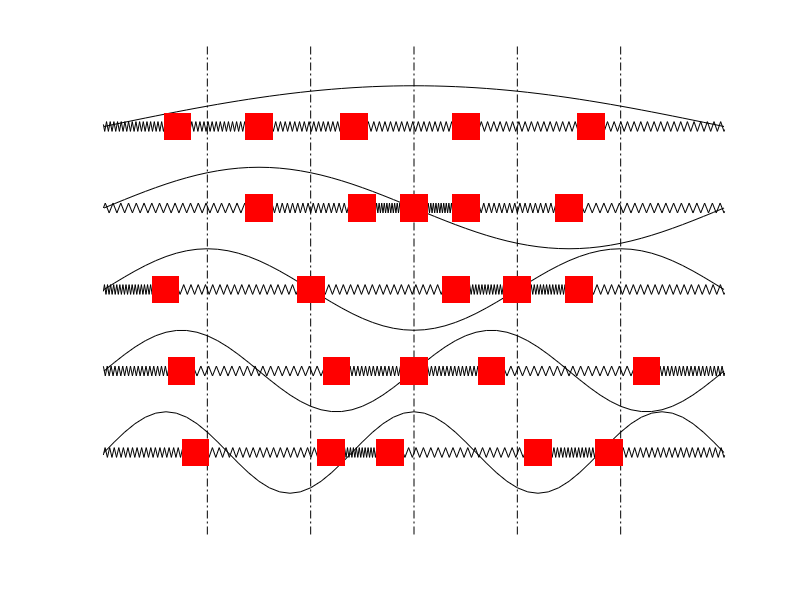

Write MATLAB code to recreate this figure. (Note: a time limit stopped this script after it produced the figure.)
%%%%%%%%%%%%%%%%%%%%%%%%%%%%%%%%%%%%%%%%%%%%%%%%%%%%%%%
%                                                     %
% Program to visualize the normal modes of a          %
% spring-mass system consisting of 5 masses connected %
% with springs, with fixed boundary conditions.       %
%                                                     %
% The program plots and saves a series of jpeg files  %
% showing the positions of the masses in each normal  %
% mode. The files can then be strung together to create
% an animation.                                       %
%                                                     %
% keywords - waves, oscillations, normal modes        %
%                                                     %
% Author:- Bhaskar Kamble                             %
%%%%%%%%%%%%%%%%%%%%%%%%%%%%%%%%%%%%%%%%%%%%%%%%%%%%%%%


clear;
N=5;                      % Number of masses
L_tab=6.0;                % Length of the table
Dn=zeros(N,N);            % The matrix governing the equations of motion
dy=0.06;
nspr=20;                  % Number of kinks in each spring

M=800;                    % Number of image files that will be produced
T=linspace(0.0,40*pi,M);  % Start Time and Stop Time, with M divisions
T=T(1:M-1);
theta1=zeros(1,M-1);      % Position of 1st mass
theta2=zeros(1,M-1);      % Position of 2nd mass
theta3=zeros(1,M-1);      % Position of 3rd mass
theta4=zeros(1,M-1);      % Position of 4th mass
theta5=zeros(1,M-1);      % Position of 5th mass

% Dn is a tri-diagonal matrix with 2 on the diagonals...
% ...and -1 on the upper and lower diagonals:
for ii=1:N
    Dn(ii,ii)=2;
end;
for ii=1:N-1
    Dn(ii+1,ii)=-1;
    Dn(ii,ii+1)=-1;
end;
    
% Diagonalize Dn:    
[Vect,Val]=eig(Dn);
Eval=diag(Val);
% Eigenvectors (Vect) give the relative amplitudes in the normal modes
% Eigenvalues (Eval) give the squares of the frequencies

% Normalize the normal mode frequencies with the lowest frequency:
wp1=1.0;
wp2=sqrt(Eval(2)/Eval(1));
wp3=sqrt(Eval(3)/Eval(1));
wp4=sqrt(Eval(4)/Eval(1));
wp5=sqrt(Eval(5)/Eval(1));

%%%%%%%%%%%%%%%%%%%%%%%%%%%%
%%%%%%%%%MODE ONE%%%%%%%%%%%
%%%%%%%%%%%%%%%%%%%%%%%%%%%%
%%%%%%%%%%%%%%%%%%%%%%%%%%%%


Spr=L_tab/(N+1);%inter-mass separation
Eqb1=-(L_tab*0.5)+Spr;
Eqb2=Eqb1+Spr;
Eqb3=Eqb2+Spr;
Eqb4=Eqb3+Spr;
Eqb5=Eqb4+Spr;

for iter=1:length(T)
    figure(1);
    clf;
    hold on;
    A=Vect(:,1);
    theta1(iter)=A(1)*cos(wp1*T(iter))+Eqb1;
    theta2(iter)=A(2)*cos(wp1*T(iter))+Eqb2;
    theta3(iter)=A(3)*cos(wp1*T(iter))+Eqb3;
    theta4(iter)=A(4)*cos(wp1*T(iter))+Eqb4;
    theta5(iter)=A(5)*cos(wp1*T(iter))+Eqb5;
    axis off;
    %the spring:
    dspr01=(theta1(iter)+(0.5*L_tab))/nspr;
    dspr12=(theta2(iter)-theta1(iter))/nspr;
    dspr23=(theta3(iter)-theta2(iter))/nspr;
    dspr34=(theta4(iter)-theta3(iter))/nspr;
    dspr45=(theta5(iter)-theta4(iter))/nspr;
    dspr56=((0.5*L_tab)-theta5(iter))/nspr;
    
    for ispr=1:nspr
        bias=2.0;
        plot([-(0.5*L_tab)+ispr*dspr01-0.1,-(0.5*L_tab)+(ispr+0.5)*dspr01-0.1],[-dy+bias,dy+bias],'k-');
        hold on;
        plot([-(0.5*L_tab)+(ispr+0.5)*dspr01-0.1,-(0.5*L_tab)+(ispr+1)*dspr01-0.1],[dy+bias,-dy+bias],'k-');
        hold on;

        plot([theta1(iter)+dspr12*ispr,theta1(iter)+(ispr+0.5)*dspr12],[-dy+bias,dy+bias],'k-');
        hold on;
        plot([theta1(iter)+(ispr+0.5)*dspr12,theta1(iter)+(ispr+1)*dspr12],[dy+bias,-dy+bias],'k-');
        hold on;
        
        plot([theta2(iter)+dspr23*ispr,theta2(iter)+(ispr+0.5)*dspr23],[-dy+bias,dy+bias],'k-');
        hold on;
        plot([theta2(iter)+(ispr+0.5)*dspr23,theta2(iter)+(ispr+1)*dspr23],[dy+bias,-dy+bias],'k-');
        hold on;
        
        plot([theta3(iter)+dspr34*ispr,theta3(iter)+(ispr+0.5)*dspr34],[-dy+bias,dy+bias],'k-');
        hold on;
        plot([theta3(iter)+(ispr+0.5)*dspr34,theta3(iter)+(ispr+1)*dspr34],[dy+bias,-dy+bias],'k-');
        hold on;
        
        plot([theta4(iter)+dspr45*ispr,theta4(iter)+(ispr+0.5)*dspr45],[-dy+bias,dy+bias],'k-');
        hold on;
        plot([theta4(iter)+(ispr+0.5)*dspr45,theta4(iter)+(ispr+1)*dspr45],[dy+bias,-dy+bias],'k-');
        hold on;
        
        plot([theta5(iter)+dspr56*ispr,theta5(iter)+(ispr+0.5)*dspr56],[-dy+bias,dy+bias],'k-');
        hold on;
        plot([theta5(iter)+(ispr+0.5)*dspr56,theta5(iter)+(ispr+1)*dspr56],[dy+bias,-dy+bias],'k-');
        hold on;
    end;
    plot([Eqb1,Eqb1],[-5,5],'k-.');
    hold on;
    plot([Eqb2,Eqb2],[-5,5],'k-.');
    hold on;
    plot([Eqb3,Eqb3],[-5,5],'k-.');
    hold on;
    plot([Eqb4,Eqb4],[-5,5],'k-.');
    hold on;
    plot([Eqb5,Eqb5],[-5,5],'k-.');
    hold on;
    
    xtrig=-(0.5*L_tab):0.1:(0.5*L_tab);
    thetatrig=xtrig;
    xtrig=xtrig+(0.5*L_tab);
    xtrig=xtrig*(pi)/L_tab;
    trig=0.5*sin(xtrig)+bias;
    plot(thetatrig,trig,'k-')
    hold on;
    
    plot([theta1(iter),theta1(iter)],[bias,bias],'rs','MarkerSize',20,'MarkerEdgeColor','none','MarkerFaceColor','r');
    hold on;
    plot([theta2(iter),theta2(iter)],[bias,bias],'rs','MarkerSize',20,'MarkerEdgeColor','none','MarkerFaceColor','r');
    hold on;
    plot([theta3(iter),theta3(iter)],[bias,bias],'rs','MarkerSize',20,'MarkerEdgeColor','none','MarkerFaceColor','r');
    hold on;    
    plot([theta4(iter),theta4(iter)],[bias,bias],'rs','MarkerSize',20,'MarkerEdgeColor','none','MarkerFaceColor','r');
    hold on;
    plot([theta5(iter),theta5(iter)],[bias,bias],'rs','MarkerSize',20,'MarkerEdgeColor','none','MarkerFaceColor','r');
    hold on;
    
    %%%%%%%%%%%%%%%%%%%%%%%%%%%%
    %%%%%%%%%%%%%%%%%%%%%%%%%%%%
    %%%%%%%%%%%%%%%%%%%%%%%%%%%%
    % 2 %%%%%%%%%%%%%%%%%%%%%%%%
    %%%%%%%%%%%%%%%%%%%%%%%%%%%%
    
    A=Vect(:,2);
    theta1(iter)=A(1)*cos(wp2*T(iter))+Eqb1;
    theta2(iter)=A(2)*cos(wp2*T(iter))+Eqb2;
    theta3(iter)=A(3)*cos(wp2*T(iter))+Eqb3;
    theta4(iter)=A(4)*cos(wp2*T(iter))+Eqb4;
    theta5(iter)=A(5)*cos(wp2*T(iter))+Eqb5;
    %the spring:
    dspr01=(theta1(iter)+(0.5*L_tab))/nspr;
    dspr12=(theta2(iter)-theta1(iter))/nspr;
    dspr23=(theta3(iter)-theta2(iter))/nspr;
    dspr34=(theta4(iter)-theta3(iter))/nspr;
    dspr45=(theta5(iter)-theta4(iter))/nspr;
    dspr56=((0.5*L_tab)-theta5(iter))/nspr;
    
    for ispr=1:nspr
        bias=1;        
        plot([-(0.5*L_tab)+ispr*dspr01-0.1,-(0.5*L_tab)+(ispr+0.5)*dspr01-0.1],[-dy+bias,dy+bias],'k-');
        hold on;
        plot([-(0.5*L_tab)+(ispr+0.5)*dspr01-0.1,-(0.5*L_tab)+(ispr+1)*dspr01-0.1],[dy+bias,-dy+bias],'k-');
        hold on;

        plot([theta1(iter)+dspr12*ispr,theta1(iter)+(ispr+0.5)*dspr12],[-dy+bias,dy+bias],'k-');
        hold on;
        plot([theta1(iter)+(ispr+0.5)*dspr12,theta1(iter)+(ispr+1)*dspr12],[dy+bias,-dy+bias],'k-');
        hold on;
        
        plot([theta2(iter)+dspr23*ispr,theta2(iter)+(ispr+0.5)*dspr23],[-dy+bias,dy+bias],'k-');
        hold on;
        plot([theta2(iter)+(ispr+0.5)*dspr23,theta2(iter)+(ispr+1)*dspr23],[dy+bias,-dy+bias],'k-');
        hold on;
        
        plot([theta3(iter)+dspr34*ispr,theta3(iter)+(ispr+0.5)*dspr34],[-dy+bias,dy+bias],'k-');
        hold on;
        plot([theta3(iter)+(ispr+0.5)*dspr34,theta3(iter)+(ispr+1)*dspr34],[dy+bias,-dy+bias],'k-');
        hold on;
        
        plot([theta4(iter)+dspr45*ispr,theta4(iter)+(ispr+0.5)*dspr45],[-dy+bias,dy+bias],'k-');
        hold on;
        plot([theta4(iter)+(ispr+0.5)*dspr45,theta4(iter)+(ispr+1)*dspr45],[dy+bias,-dy+bias],'k-');
        hold on;
        
        plot([theta5(iter)+dspr56*ispr,theta5(iter)+(ispr+0.5)*dspr56],[-dy+bias,dy+bias],'k-');
        hold on;
        plot([theta5(iter)+(ispr+0.5)*dspr56,theta5(iter)+(ispr+1)*dspr56],[dy+bias,-dy+bias],'k-');
        hold on;
    end;
    
    xtrig=-(0.5*L_tab):0.1:(0.5*L_tab);
    thetatrig=xtrig;
    xtrig=xtrig+(0.5*L_tab);
    xtrig=xtrig*(2*pi)/L_tab;
    trig=0.5*sin(xtrig)+bias;
    plot(thetatrig,trig,'k-')
    hold on;
    
    plot([theta1(iter),theta1(iter)],[bias,bias],'rs','MarkerSize',20,'MarkerEdgeColor','none','MarkerFaceColor','r');
    hold on;
    plot([theta2(iter),theta2(iter)],[bias,bias],'rs','MarkerSize',20,'MarkerEdgeColor','none','MarkerFaceColor','r');
    hold on;
    plot([theta3(iter),theta3(iter)],[bias,bias],'rs','MarkerSize',20,'MarkerEdgeColor','none','MarkerFaceColor','r');
    hold on;    
    plot([theta4(iter),theta4(iter)],[bias,bias],'rs','MarkerSize',20,'MarkerEdgeColor','none','MarkerFaceColor','r');
    hold on;
    plot([theta5(iter),theta5(iter)],[bias,bias],'rs','MarkerSize',20,'MarkerEdgeColor','none','MarkerFaceColor','r');
    hold on;
    
    
    %%%%%%%%%%%%%%%%%%%%%%%%%%%%
    %%%%%%%%%%%%%%%%%%%%%%%%%%%%
    %%%%%%%%%%%%%%%%%%%%%%%%%%%%
    % 3 %%%%%%%%%%%%%%%%%%%%%%%%
    %%%%%%%%%%%%%%%%%%%%%%%%%%%%
    bias=0;
    A=0.7*Vect(:,3);
    theta1(iter)=A(1)*cos(wp3*T(iter))+Eqb1;
    theta2(iter)=A(2)*cos(wp3*T(iter))+Eqb2;
    theta3(iter)=A(3)*cos(wp3*T(iter))+Eqb3;
    theta4(iter)=A(4)*cos(wp3*T(iter))+Eqb4;
    theta5(iter)=A(5)*cos(wp3*T(iter))+Eqb5;
    %the spring:
    dspr01=(theta1(iter)+(0.5*L_tab))/nspr;
    dspr12=(theta2(iter)-theta1(iter))/nspr;
    dspr23=(theta3(iter)-theta2(iter))/nspr;
    dspr34=(theta4(iter)-theta3(iter))/nspr;
    dspr45=(theta5(iter)-theta4(iter))/nspr;
    dspr56=((0.5*L_tab)-theta5(iter))/nspr;
    for ispr=1:nspr
        
        plot([-(0.5*L_tab)+ispr*dspr01-0.1,-(0.5*L_tab)+(ispr+0.5)*dspr01-0.1],[-dy+bias,dy+bias],'k-');
        hold on;
        plot([-(0.5*L_tab)+(ispr+0.5)*dspr01-0.1,-(0.5*L_tab)+(ispr+1)*dspr01-0.1],[dy+bias,-dy+bias],'k-');
        hold on;
        %%%%%%%%%%%%%%%%%%%%%%%%%%%%%%%%%%%%%%%%%%
        plot([theta1(iter)+dspr12*ispr,theta1(iter)+(ispr+0.5)*dspr12],[-dy+bias,dy+bias],'k-');
        hold on;
        plot([theta1(iter)+(ispr+0.5)*dspr12,theta1(iter)+(ispr+1)*dspr12],[dy+bias,-dy+bias],'k-');
        hold on;
        
        plot([theta2(iter)+dspr23*ispr,theta2(iter)+(ispr+0.5)*dspr23],[-dy+bias,dy+bias],'k-');
        hold on;
        plot([theta2(iter)+(ispr+0.5)*dspr23,theta2(iter)+(ispr+1)*dspr23],[dy+bias,-dy+bias],'k-');
        hold on;
        
        plot([theta3(iter)+dspr34*ispr,theta3(iter)+(ispr+0.5)*dspr34],[-dy+bias,dy+bias],'k-');
        hold on;
        plot([theta3(iter)+(ispr+0.5)*dspr34,theta3(iter)+(ispr+1)*dspr34],[dy+bias,-dy+bias],'k-');
        hold on;
        
        plot([theta4(iter)+dspr45*ispr,theta4(iter)+(ispr+0.5)*dspr45],[-dy+bias,dy+bias],'k-');
        hold on;
        plot([theta4(iter)+(ispr+0.5)*dspr45,theta4(iter)+(ispr+1)*dspr45],[dy+bias,-dy+bias],'k-');
        hold on;
        
        plot([theta5(iter)+dspr56*ispr,theta5(iter)+(ispr+0.5)*dspr56],[-dy+bias,dy+bias],'k-');
        hold on;
        plot([theta5(iter)+(ispr+0.5)*dspr56,theta5(iter)+(ispr+1)*dspr56],[dy+bias,-dy+bias],'k-');
        hold on;
    end;
    
    xtrig=-(0.5*L_tab):0.1:(0.5*L_tab);
    thetatrig=xtrig;
    xtrig=xtrig+(0.5*L_tab);
    xtrig=xtrig*(3*pi)/L_tab;
    trig=0.5*sin(xtrig)+bias;
    plot(thetatrig,trig,'k-')
    hold on;
    
    plot([theta1(iter),theta1(iter)],[bias,bias],'rs','MarkerSize',20,'MarkerEdgeColor','none','MarkerFaceColor','r');
    hold on;
    plot([theta2(iter),theta2(iter)],[bias,bias],'rs','MarkerSize',20,'MarkerEdgeColor','none','MarkerFaceColor','r');
    hold on;
    plot([theta3(iter),theta3(iter)],[bias,bias],'rs','MarkerSize',20,'MarkerEdgeColor','none','MarkerFaceColor','r');
    hold on;    
    plot([theta4(iter),theta4(iter)],[bias,bias],'rs','MarkerSize',20,'MarkerEdgeColor','none','MarkerFaceColor','r');
    hold on;
    plot([theta5(iter),theta5(iter)],[bias,bias],'rs','MarkerSize',20,'MarkerEdgeColor','none','MarkerFaceColor','r');
    hold on;
    
    %%%%%%%%%%%%%%%%%%%%%%%%%%%%
    %%%%%%%%%%%%%%%%%%%%%%%%%%%%
    %%%%%%%%%%%%%%%%%%%%%%%%%%%%
    % 4 %%%%%%%%%%%%%%%%%%%%%%%%
    %%%%%%%%%%%%%%%%%%%%%%%%%%%%
    bias=-1;
    A=0.5*Vect(:,4);
    theta1(iter)=A(1)*cos(wp4*T(iter))+Eqb1;
    theta2(iter)=A(2)*cos(wp4*T(iter))+Eqb2;
    theta3(iter)=A(3)*cos(wp4*T(iter))+Eqb3;
    theta4(iter)=A(4)*cos(wp4*T(iter))+Eqb4;
    theta5(iter)=A(5)*cos(wp4*T(iter))+Eqb5;
    %the spring:
    dspr01=(theta1(iter)+(0.5*L_tab))/nspr;
    dspr12=(theta2(iter)-theta1(iter))/nspr;
    dspr23=(theta3(iter)-theta2(iter))/nspr;
    dspr34=(theta4(iter)-theta3(iter))/nspr;
    dspr45=(theta5(iter)-theta4(iter))/nspr;
    dspr56=((0.5*L_tab)-theta5(iter))/nspr;
    
    for ispr=1:nspr
        
        plot([-(0.5*L_tab)+ispr*dspr01-0.1,-(0.5*L_tab)+(ispr+0.5)*dspr01-0.1],[-dy+bias,dy+bias],'k-');
        hold on;
        plot([-(0.5*L_tab)+(ispr+0.5)*dspr01-0.1,-(0.5*L_tab)+(ispr+1)*dspr01-0.1],[dy+bias,-dy+bias],'k-');
        hold on;
        %%%%%%%%%%%%%%%%%%%%%%%%%%%%%%%%%%%%%%%%%%
        plot([theta1(iter)+dspr12*ispr,theta1(iter)+(ispr+0.5)*dspr12],[-dy+bias,dy+bias],'k-');
        hold on;
        plot([theta1(iter)+(ispr+0.5)*dspr12,theta1(iter)+(ispr+1)*dspr12],[dy+bias,-dy+bias],'k-');
        hold on;
        
        plot([theta2(iter)+dspr23*ispr,theta2(iter)+(ispr+0.5)*dspr23],[-dy+bias,dy+bias],'k-');
        hold on;
        plot([theta2(iter)+(ispr+0.5)*dspr23,theta2(iter)+(ispr+1)*dspr23],[dy+bias,-dy+bias],'k-');
        hold on;
        
        plot([theta3(iter)+dspr34*ispr,theta3(iter)+(ispr+0.5)*dspr34],[-dy+bias,dy+bias],'k-');
        hold on;
        plot([theta3(iter)+(ispr+0.5)*dspr34,theta3(iter)+(ispr+1)*dspr34],[dy+bias,-dy+bias],'k-');
        hold on;
        
        plot([theta4(iter)+dspr45*ispr,theta4(iter)+(ispr+0.5)*dspr45],[-dy+bias,dy+bias],'k-');
        hold on;
        plot([theta4(iter)+(ispr+0.5)*dspr45,theta4(iter)+(ispr+1)*dspr45],[dy+bias,-dy+bias],'k-');
        hold on;
        
        plot([theta5(iter)+dspr56*ispr,theta5(iter)+(ispr+0.5)*dspr56],[-dy+bias,dy+bias],'k-');
        hold on;
        plot([theta5(iter)+(ispr+0.5)*dspr56,theta5(iter)+(ispr+1)*dspr56],[dy+bias,-dy+bias],'k-');
        hold on;
    end;
    
    xtrig=-(0.5*L_tab):0.1:(0.5*L_tab);
    thetatrig=xtrig;
    xtrig=xtrig+(0.5*L_tab);
    xtrig=xtrig*(4*pi)/L_tab;
    trig=0.5*sin(xtrig)+bias;
    plot(thetatrig,trig,'k-')
    hold on;
    
    plot([theta1(iter),theta1(iter)],[bias,bias],'rs','MarkerSize',20,'MarkerEdgeColor','none','MarkerFaceColor','r');
    hold on;
    plot([theta2(iter),theta2(iter)],[bias,bias],'rs','MarkerSize',20,'MarkerEdgeColor','none','MarkerFaceColor','r');
    hold on;
    plot([theta3(iter),theta3(iter)],[bias,bias],'rs','MarkerSize',20,'MarkerEdgeColor','none','MarkerFaceColor','r');
    hold on;    
    plot([theta4(iter),theta4(iter)],[bias,bias],'rs','MarkerSize',20,'MarkerEdgeColor','none','MarkerFaceColor','r');
    hold on;
    plot([theta5(iter),theta5(iter)],[bias,bias],'rs','MarkerSize',20,'MarkerEdgeColor','none','MarkerFaceColor','r');
    hold on;
    
    %%%%%%%%%%%%%%%%%%%%%%%%%%%%
    %%%%%%%%%%%%%%%%%%%%%%%%%%%%
    %%%%%%%%%%%%%%%%%%%%%%%%%%%%
    % 5 %%%%%%%%%%%%%%%%%%%%%%%%
    %%%%%%%%%%%%%%%%%%%%%%%%%%%%
    bias=-2;
    A=0.4*Vect(:,5);
    theta1(iter)=A(1)*cos(wp5*T(iter))+Eqb1;
    theta2(iter)=A(2)*cos(wp5*T(iter))+Eqb2;
    theta3(iter)=A(3)*cos(wp5*T(iter))+Eqb3;
    theta4(iter)=A(4)*cos(wp5*T(iter))+Eqb4;
    theta5(iter)=A(5)*cos(wp5*T(iter))+Eqb5;
    %the spring:
    dspr01=(theta1(iter)+(0.5*L_tab))/nspr;
    dspr12=(theta2(iter)-theta1(iter))/nspr;
    dspr23=(theta3(iter)-theta2(iter))/nspr;
    dspr34=(theta4(iter)-theta3(iter))/nspr;
    dspr45=(theta5(iter)-theta4(iter))/nspr;
    dspr56=((0.5*L_tab)-theta5(iter))/nspr;
    
    for ispr=1:nspr
        
        plot([-(0.5*L_tab)+ispr*dspr01-0.1,-(0.5*L_tab)+(ispr+0.5)*dspr01-0.1],[-dy+bias,dy+bias],'k-');
        hold on;
        plot([-(0.5*L_tab)+(ispr+0.5)*dspr01-0.1,-(0.5*L_tab)+(ispr+1)*dspr01-0.1],[dy+bias,-dy+bias],'k-');
        hold on;
        %%%%%%%%%%%%%%%%%%%%%%%%%%%%%%%%%%%%%%%%%%
        plot([theta1(iter)+dspr12*ispr,theta1(iter)+(ispr+0.5)*dspr12],[-dy+bias,dy+bias],'k-');
        hold on;
        plot([theta1(iter)+(ispr+0.5)*dspr12,theta1(iter)+(ispr+1)*dspr12],[dy+bias,-dy+bias],'k-');
        hold on;
        
        plot([theta2(iter)+dspr23*ispr,theta2(iter)+(ispr+0.5)*dspr23],[-dy+bias,dy+bias],'k-');
        hold on;
        plot([theta2(iter)+(ispr+0.5)*dspr23,theta2(iter)+(ispr+1)*dspr23],[dy+bias,-dy+bias],'k-');
        hold on;
        
        plot([theta3(iter)+dspr34*ispr,theta3(iter)+(ispr+0.5)*dspr34],[-dy+bias,dy+bias],'k-');
        hold on;
        plot([theta3(iter)+(ispr+0.5)*dspr34,theta3(iter)+(ispr+1)*dspr34],[dy+bias,-dy+bias],'k-');
        hold on;
        
        plot([theta4(iter)+dspr45*ispr,theta4(iter)+(ispr+0.5)*dspr45],[-dy+bias,dy+bias],'k-');
        hold on;
        plot([theta4(iter)+(ispr+0.5)*dspr45,theta4(iter)+(ispr+1)*dspr45],[dy+bias,-dy+bias],'k-');
        hold on;
        
        plot([theta5(iter)+dspr56*ispr,theta5(iter)+(ispr+0.5)*dspr56],[-dy+bias,dy+bias],'k-');
        hold on;
        plot([theta5(iter)+(ispr+0.5)*dspr56,theta5(iter)+(ispr+1)*dspr56],[dy+bias,-dy+bias],'k-');
        hold on;
    end;
    
    xtrig=-(0.5*L_tab):0.1:(0.5*L_tab);
    thetatrig=xtrig;
    xtrig=xtrig+(0.5*L_tab);
    xtrig=xtrig*(5*pi)/L_tab;
    trig=0.5*sin(xtrig)+bias;
    plot(thetatrig,trig,'k-')
    hold on;
    
    plot([theta1(iter),theta1(iter)],[bias,bias],'rs','MarkerSize',20,'MarkerEdgeColor','none','MarkerFaceColor','r');
    hold on;
    plot([theta2(iter),theta2(iter)],[bias,bias],'rs','MarkerSize',20,'MarkerEdgeColor','none','MarkerFaceColor','r');
    hold on;
    plot([theta3(iter),theta3(iter)],[bias,bias],'rs','MarkerSize',20,'MarkerEdgeColor','none','MarkerFaceColor','r');
    hold on;    
    plot([theta4(iter),theta4(iter)],[bias,bias],'rs','MarkerSize',20,'MarkerEdgeColor','none','MarkerFaceColor','r');
    hold on;
    plot([theta5(iter),theta5(iter)],[bias,bias],'rs','MarkerSize',20,'MarkerEdgeColor','none','MarkerFaceColor','r');
    hold on;
    
    axis([-3,3,-3,3]); %xmin xmax ymin ymax
    file=sprintf('Frame%d.jpg', 1000+iter);
    disp(sprintf('Saving to %s', file));
    print('-dpng',  '-zbuffer',  '-r100', file);
    %pause(0.1);
end;
